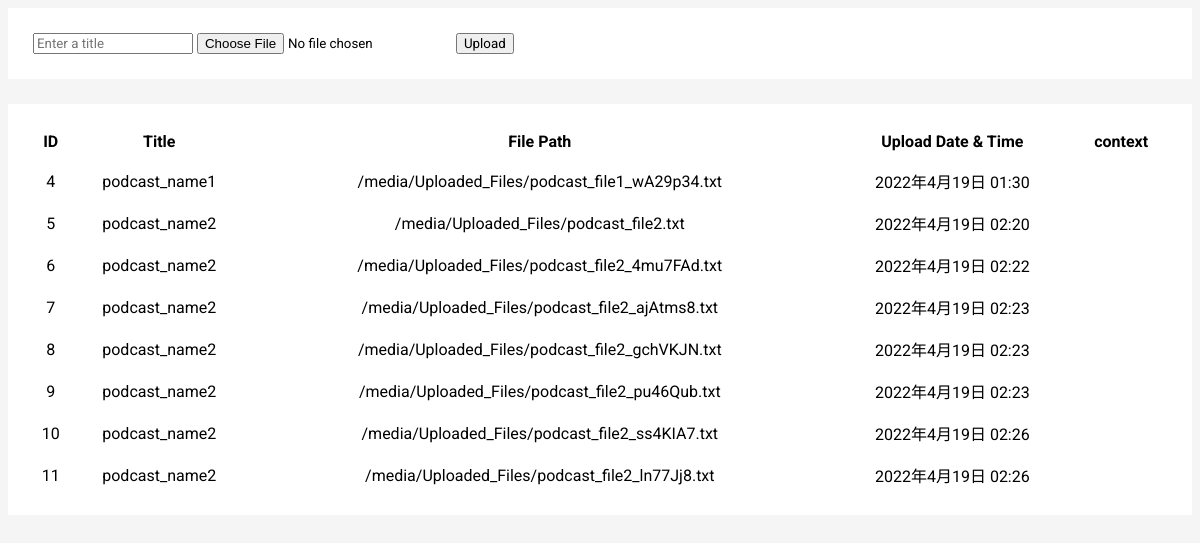
The page /podcast/upload on the database its author committed.
### podcast/models.py (models this page shows, shortened)
class Document(models.Model):
    title = models.CharField(max_length=200)
    uploadedFile = models.FileField(upload_to="Uploaded_Files/")
    dateTimeOfUpload = models.DateTimeField(auto_now=True)

### podcast/views.py (the view, shortened to what this page needs)
# urls.py: path('upload', views.uploadFile, name="uploadFile"),
def uploadFile(request):
    documents = Document.objects.all()
    return render(request, "podcast/upload_file.html", context={
        "files": documents,
    })

### podcast/templates/podcast/upload_file.html (shortened to what this page needs)
<!DOCTYPE html>
{% load static %}
<html lang="en">
<head>
</head>
<body>
    <form action="{% url 'podcast:uploadFile' %}" method="POST" enctype="multipart/form-data">
        <input type="text" name="fileTitle" placeholder="Enter a title">
        <input type="file" name="uploadedFile">
        <input type="submit" value="Upload">
    </form>
    <table>
        <tr>
            <th>ID</th>
            <th>Title</th>
            <th>File Path</th>
            <th>Upload Date & Time</th>
            <th>context</th>
        </tr>
        {% for file in files %}
            <tr>
                <td>{{ file.id }}</td>
                <td>{{ file.title }}</td>
                <td>{{ file.uploadedFile.url }}</td>
                <td>{{ file.dateTimeOfUpload }}</td>
                <td>{{ file.text}}</td>
            </tr>
        {% endfor %}
    </table>
</body>
</html>

### podcast/templates/podcast/upload_file.html (style rules this page uses)
* { font-family: "Roboto"; }
body { background-color: #F5F5F5; }
form { background-color: #FFFFFF; padding: 25px; }
table { width: 100%; text-align: center; margin-top: 25px; padding: 25px; background-color: #FFFFFF; }
table tr td { padding-top: 15px; }

### rows shown on the page
Document: id "4", title "podcast_name1", uploadedFile "/media/Uploaded_Files/podcast_file1_wA29p34.txt", dateTimeOfUpload "2022年4月19日 01:30"
Document: id "5", title "podcast_name2", uploadedFile "/media/Uploaded_Files/podcast_file2.txt", dateTimeOfUpload "2022年4月19日 02:20"
Document: id "6", title "podcast_name2", uploadedFile "/media/Uploaded_Files/podcast_file2_4mu7FAd.txt", dateTimeOfUpload "2022年4月19日 02:22"
Document: id "7", title "podcast_name2", uploadedFile "/media/Uploaded_Files/podcast_file2_ajAtms8.txt", dateTimeOfUpload "2022年4月19日 02:23"
Document: id "8", title "podcast_name2", uploadedFile "/media/Uploaded_Files/podcast_file2_gchVKJN.txt", dateTimeOfUpload "2022年4月19日 02:23"
Document: id "9", title "podcast_name2", uploadedFile "/media/Uploaded_Files/podcast_file2_pu46Qub.txt", dateTimeOfUpload "2022年4月19日 02:23"
Document: id "10", title "podcast_name2", uploadedFile "/media/Uploaded_Files/podcast_file2_ss4KIA7.txt", dateTimeOfUpload "2022年4月19日 02:26"
Document: id "11", title "podcast_name2", uploadedFile "/media/Uploaded_Files/podcast_file2_ln77Jj8.txt", dateTimeOfUpload "2022年4月19日 02:26"
